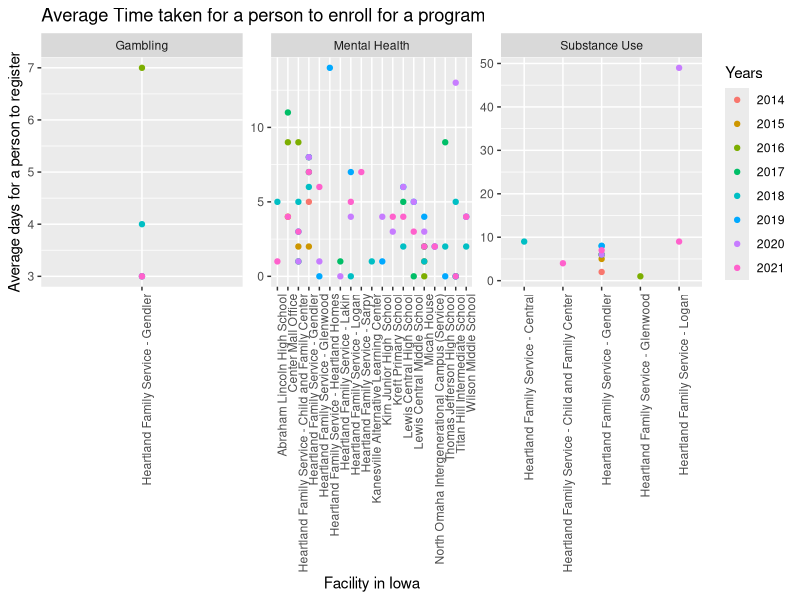
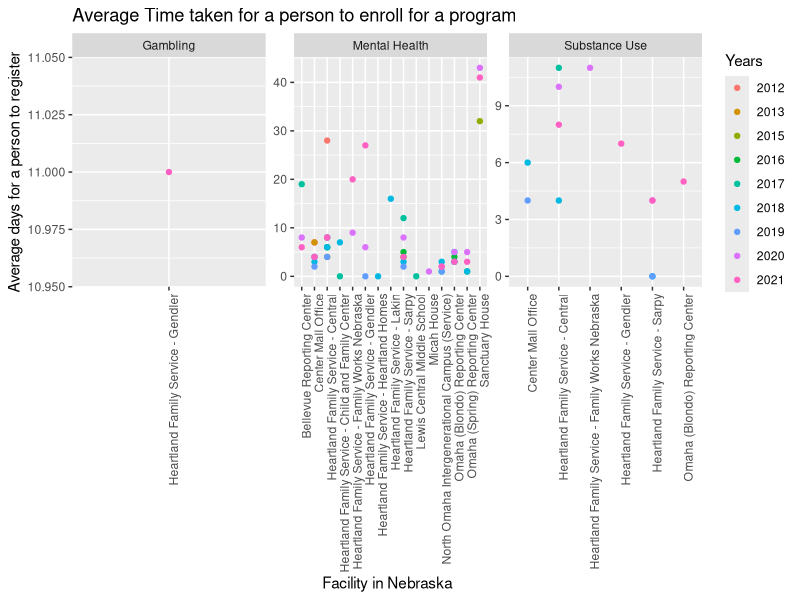

Source code (R) for these figures, in order:
## ---- chunk 1
knitr::opts_chunk$set(echo = TRUE)
## ---- chunk 2
library('ggplot2') # for sample plot if required
library('dplyr') # to use pipelines '%>%' for data set

HFS_data<-read.csv("HFS Service Data.csv") # read data set


selected_columns<-c("program_name","facility","actual_date","event_name","date_entered",   
                    "approved_date","zip","state","age","ethnic_identity")
# Above list is used for selecting the columns in the dataset 

HFS_data<-HFS_data %>%
  select(selected_columns)  # this command is used for selecting the required columns
HFS_data$AD<-as.Date(-(HFS_data$actual_date), origin = '2021-08-25')
HFS_data$ED<-as.Date(-(HFS_data$date_entered), origin = '2021-08-25')
HFS_data$AD_M_Y <- format(as.Date(HFS_data$AD), "%Y-%m")
HFS_data$AD_year<-(format(as.Date(HFS_data$ED), "%Y"))
HFS_data$AD_ED<-(HFS_data$actual_date-HFS_data$date_entered)
HFS_data$ED_APD<-(HFS_data$date_entered-HFS_data$approved_date)
HFS_data$AD_APD<-(abs(HFS_data$actual_date-HFS_data$approved_date))
HFS_data$state[HFS_data$state == "NE"] <- "nebraska"
HFS_data$state[HFS_data$state == "IA"] <- "iowa"
## ---- chunk 3
IA<-filter(HFS_data,HFS_data$state=="iowa")#,HFS_data$program_name=='Mental Health')
ag_ia<-aggregate(IA$AD_APD~IA$facility+IA$AD_year+IA$program_name,IA,mean)
ag_ia$`IA$AD_APD`<-round(ag_ia$`IA$AD_APD`,0)
## ---- chunk 4
p <- ggplot(data = ag_ia, aes(y=`IA$AD_APD`,x=`IA$facility`,color= `IA$AD_year` ))
p + geom_point()+facet_wrap(~`IA$program_name`,scale='free')+
theme(axis.text.x = element_text(angle=90, vjust=1, hjust=1))+
  labs(title = "Average Time taken for a person to enroll for a program") +ylab('Average days for a person to register')+xlab('Facility in Iowa')+ labs(colour = "Years")

## ---- chunk 5
ne<-filter(HFS_data,HFS_data$state=="nebraska")#,HFS_data$program_name=='Mental Health')
ag_ne<-aggregate(ne$AD_APD~ne$facility+ne$AD_year+ne$program_name,ne,mean)
ag_ne$`ne$AD_APD`<-round(ag_ne$`ne$AD_APD`,0)
## ---- chunk 6
#,out.width = "1200",out.height='800'
p <- ggplot(data = ag_ne, aes(y=`ne$AD_APD`,x=`ne$facility`,color=`ne$AD_year` ))
p + geom_point()+facet_wrap(~`ne$program_name`,scale='free')+
  theme(axis.text.x = element_text(angle=90, vjust=1, hjust=1))+
  labs(title = "Average Time taken for a person to enroll for a program") +ylab('Average days for a person to register')+xlab('Facility in Nebraska')+ labs(colour = "Years")

